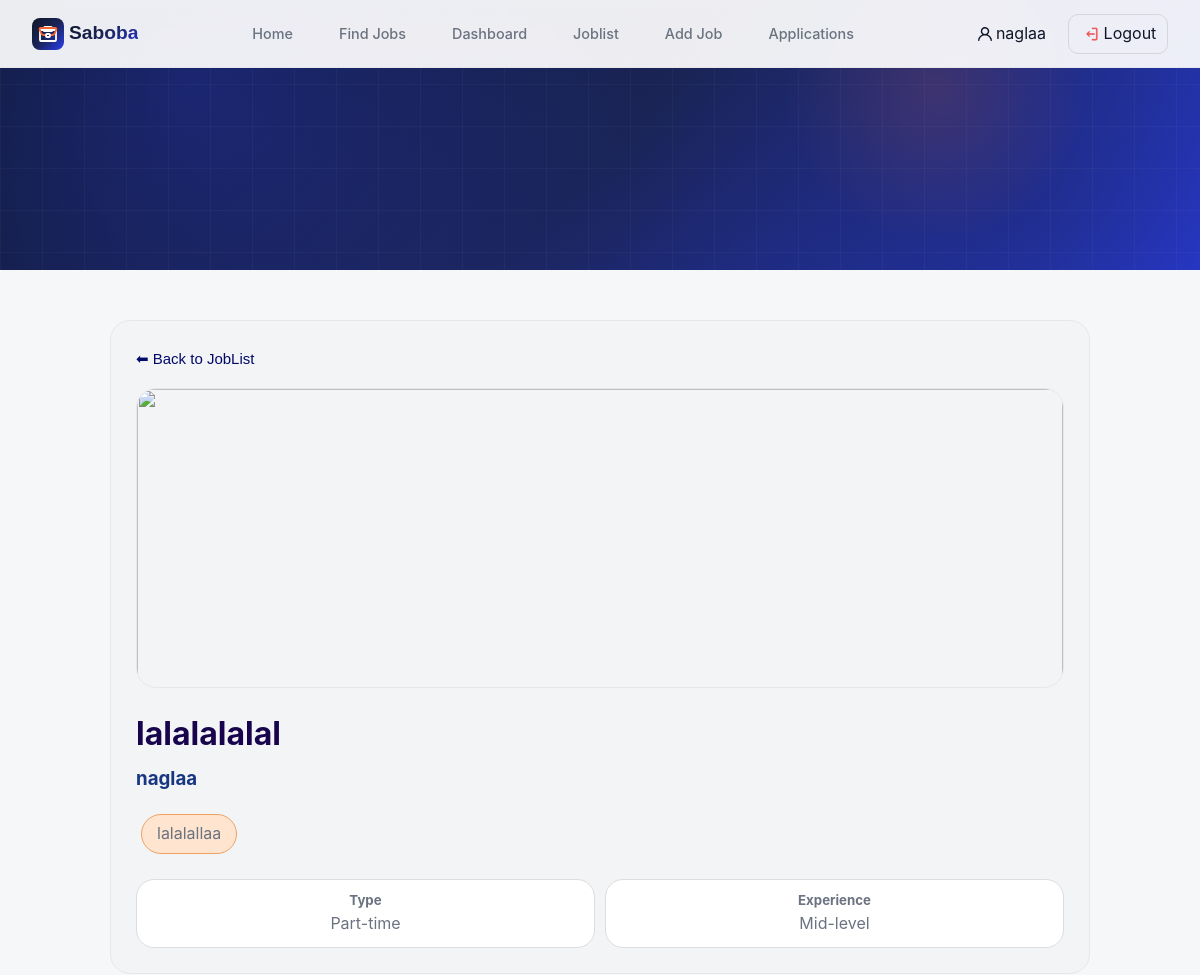
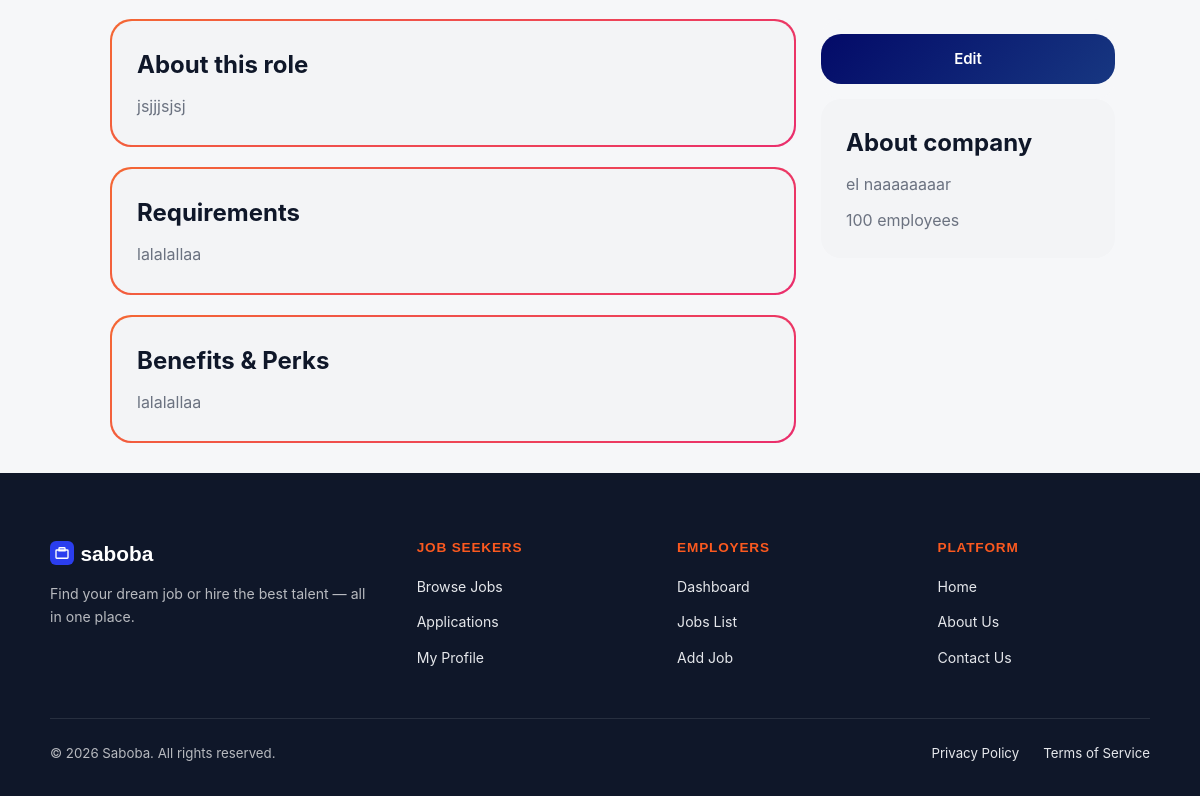
The page /jobs/admin-job/73/ (signed in) on the database its author committed (2 pictures, top to bottom).
### accounts/models.py (models this page shows)
class User(AbstractUser):
    ROLE_CHOICES = [('user', 'User'), ('admin', 'Admin')]
    role     = models.CharField(max_length=10, choices=ROLE_CHOICES, default='user')
    age      = models.IntegerField(null=True, blank=True)
    gender   = models.CharField(max_length=10, blank=True)
    company  = models.CharField(max_length=200, blank=True)
    location = models.CharField(max_length=200, blank=True)

### jobs/models.py (models this page shows, shortened)
class Job(models.Model):
    cover = models.URLField()
    title = models.CharField(max_length=200)
    company = models.CharField(max_length=200)
    location = models.CharField(max_length=200)
    time = models.CharField(max_length=100)
    tags = models.JSONField()
    salary = models.CharField(max_length=100)
    type = models.CharField(max_length=100)
    exp = models.CharField(max_length=100)
    description = models.TextField()
    required = models.JSONField()
    benefit = models.JSONField()
    gallery = models.JSONField()
    companyLocation = models.CharField(max_length=200)
    employees = models.CharField(max_length=100)
    employer = models.ForeignKey(
    settings.AUTH_USER_MODEL,
    on_delete=models.CASCADE,
    null=True,
    blank=True
)

### jobs/views.py (the view)
# urls.py: path('admin-job/<int:id>/', views.adminDetails, name='adminDetails'),
@admin_required
def adminDetails(request, id):
    job = get_object_or_404(Job, id=id)
    return render(request, 'jobs/adminDetails.html', {'job': job})

### jobs/views.py (called while the page is built)
def admin_required(view_func):
    @wraps(view_func)
    def wrapper(request, *args, **kwargs):
        if not request.user.is_authenticated:
            return redirect('login')
        if request.user.role != 'admin':
            return redirect('search')
        return view_func(request, *args, **kwargs)
    return wrapper

### templates/Jobs/adminDetails.html (shortened to what this page needs)
{% extends "base.html" %}
{% load static %}
{% block content %}
{% block styles %}
<link rel="stylesheet" href="{% static 'css/admindet.css' %}">
<link rel="stylesheet" href="{% static 'css/navbar.css' %}">
{% endblock %}
<div class="hero"></div>
<main>
<div class="card shadow">
    <button class="back">
        <a href="/jobs/joblist/">⬅ Back to JobList</a>
    </button>
    <img src="{{ job.cover }}" width="100%" height="300px">
    <div class="head">
        <h1>{{ job.title }}</h1>
    </div>
    <h3>{{ job.company }}</h3>
    <ul class="tags">
    {% for tag in job.tags %}
        <li>{{ tag }}</li>
    {% endfor %}
</ul>
    <ul class="info">
        <li>
    <h5>Type</h5>
    <span>{{ job.type }}</span>
</li>
<li>
    <h5>Experience</h5>
    <span>{{ job.exp }}</span>
</li>
    </ul>
</div>
<div class="grid">
    <div class="details">
        <div class="bord">
            <div class="shadow">
                <h2>About this role</h2>
                <p>{{ job.description }}</p>
            </div>
        </div>
        <div class="bord">
            <div class="shadow">
                <h2>Requirements</h2>
                <ul>
    {% for req in job.required %}
        <li>{{ req }}</li>
    {% endfor %}
</ul>
            </div>
        </div>
        <div class="bord">
            <div class="shadow">
                <h2>Benefits & Perks</h2>
               <ul>
    {% for b in job.benefit %}
        <li>{{ b }}</li>
    {% endfor %}
</ul>
            </div>
        </div>
    </div>
    <div class="Comp">
         <div class="action">
          <a class="edit-btn" href="{% url 'edit_job' job.id %}">Edit</a>
        </div>
        <div class="shadow">
            <h2>About company</h2>
            <ul>
                <li>{{ job.companyLocation }}</li>
                <li>{{ job.employees }} employees</li>
            </ul>
        </div>
    </div>
</div>
</main>
{% endblock %}

### templates/navbar.html (shortened to what this page needs)
<header>
    <nav class="nav">
        <a href="/" class="logo">
            <p class="slog">Saboba</p>
        </a>
        <ul class="links">
            <li><a href="/">Home</a></li>
            <li><a href="/jobs/search/">Find Jobs</a></li>
            {% if user.is_authenticated %}
            {% if user.role == "admin" %}
            <li><a href="/jobs/dashboard/">Dashboard</a></li>
            <li><a href="/jobs/joblist/">Joblist</a></li>
            <li><a href="/jobs/add/">Add Job</a></li>
            <li><a href="{% url 'admin_applications' %}">Applications</a></li>
            {% else %}
            <li><a href="{% url 'saved_jobs' %}">Saved Jobs</a></li>
            <li><a href="{% url 'my_applications' %}">Applied</a></li>
            <li><a href="/jobs/compare/">Compare</a></li>
            {% endif %}
            {% endif %}
        </ul>
        <div class="right">
            <div class="logs">
                {% if user.is_authenticated %}
                <a href="/accounts/profile/" class="profile">
                    {{ user.username }}
                </a>
                <a href="/accounts/logout/" class="logout">Logout</a>
                {% else %}
                <a href="/accounts/login/" class="login">Log in</a>
                <a href="/accounts/signup/" class="signup">Sign up</a>
                {% endif %}
            </div>
        </div>
    </nav>
</header>

### static/css/navbar.css (style rules this page uses)
html { scroll-behavior: smooth; }
body { position: relative; font-family: 'Inter', sans-serif; background: #F6F7F9; color: #0F1729; line-height: 1.6; -webkit-font-smoothing: antialiased; }
:root { --background: #F6F7F9; --foreground: #0F1729; --card: #FFFFFF; --card-foreground: #0F1729; --popover: #FFFFFF; --border: #E5E7EB; --input: #E5E7EB; --primary: #2B3EEE; --primary-fg: #FFFFFF; --accent: #F46734; --accent-fg: #FFFFFF; --secondary: #F3F4F6; --secondary-fg: #0F1729; --ring: #2B3EEE; --muted: #F3F4F6; --muted-fg: #6B7280; --destructive: #EF4343; --emerald: #20AC6B; --amber: #F59F0A; --rose: #EA2E6D; --sky: #0DA2E7; --violet: #7847EB; --section-warm: #FEF4F0; --section-cool: #F3F4FC; --section-mint: #F1F9F5; --sidebar-background: #FFFFFF; --sidebar-foreground: #0F1729; --sidebar-primary: #2B3EEE; --sidebar-accent: #F3F4F6; --sidebar-border: #E5E7EB; --gradient-primary: linear-gradient(135deg, #2B3EEE, #7847EB); --gradient-accent: linear-gradient(135deg, #F46734, #EA2E6D); --gradient-hero: linear-gradient(135deg, #0F1729 0%, #1a2456 50%, #2B3EEE22 100%); --gradient-success: linear-gradient(135deg, #20AC6B, #0DA2E7); --gradient-card: linear-gradient(135deg, #FFFFFF, #F6F7F9); --radius: 0.75rem; --font-heading: 'Plus Jakarta Sans', sans-serif; --font-body: 'Inter', sans-serif; }
a { text-decoration: none; color: inherit; }
ul { list-style: none; }
header { position: relative; }
.nav { position: fixed; top: 0; left: 0; right: 0; z-index: 100; background: rgba(255, 255, 255, 0.92); backdrop-filter: blur(12px); border-bottom: 1px solid #E5E7EB; padding: 0 2rem; height: 68px; display: flex; align-items: center; justify-content: space-between; }
.nav .logo { display: flex; align-items: center; justify-self: start; text-decoration: none; font-family: 'Plus Jakarta Sans', sans-serif; font-weight: 800; font-size: 1.2rem; }
.slog { padding: 0px; margin-left: 5px; background: linear-gradient(135deg, #0F1729 0%, #1a2456 50%, #2334d0 100%); -webkit-background-clip: text; -webkit-text-fill-color: transparent; }
.logo svg { flex-shrink: 0; }
.links { display: flex; align-items: center; list-style: none; gap: 2rem; }
.links a { text-decoration: none; font-size: 0.9rem; font-weight: 500; color: #6B7280; transition: color 0.2s; padding: 7px; }
.logs { display: flex; align-items: center; gap: 0.75rem; width: fit-content; justify-self: end; }
.logs a { text-decoration: none; padding: 5px 10px; border-radius: 10px; }
.profile svg { margin-right: 4px; }
.logout { width: 100px; height: 40px; border: 1px solid #d5d7da; border-radius: 10px; display: flex; align-items: center; align-content: center; justify-content: center; }
.right { display: inline-flex; align-content: center; }
.profile { display: flex; justify-content: center; align-items: center; height: 40px; }

### rows shown on the page
User: username "naglaa"
Job: title "lalalalalal", company "naglaa", type "Part-time", exp "Mid-level", description "jsjjjsjsj", companyLocation "el naaaaaaaar", employees "100"

### other values the page prints
{{ tag }} "lalalallaa"
{{ req }} "lalalallaa"
{{ b }} "lalalallaa"
